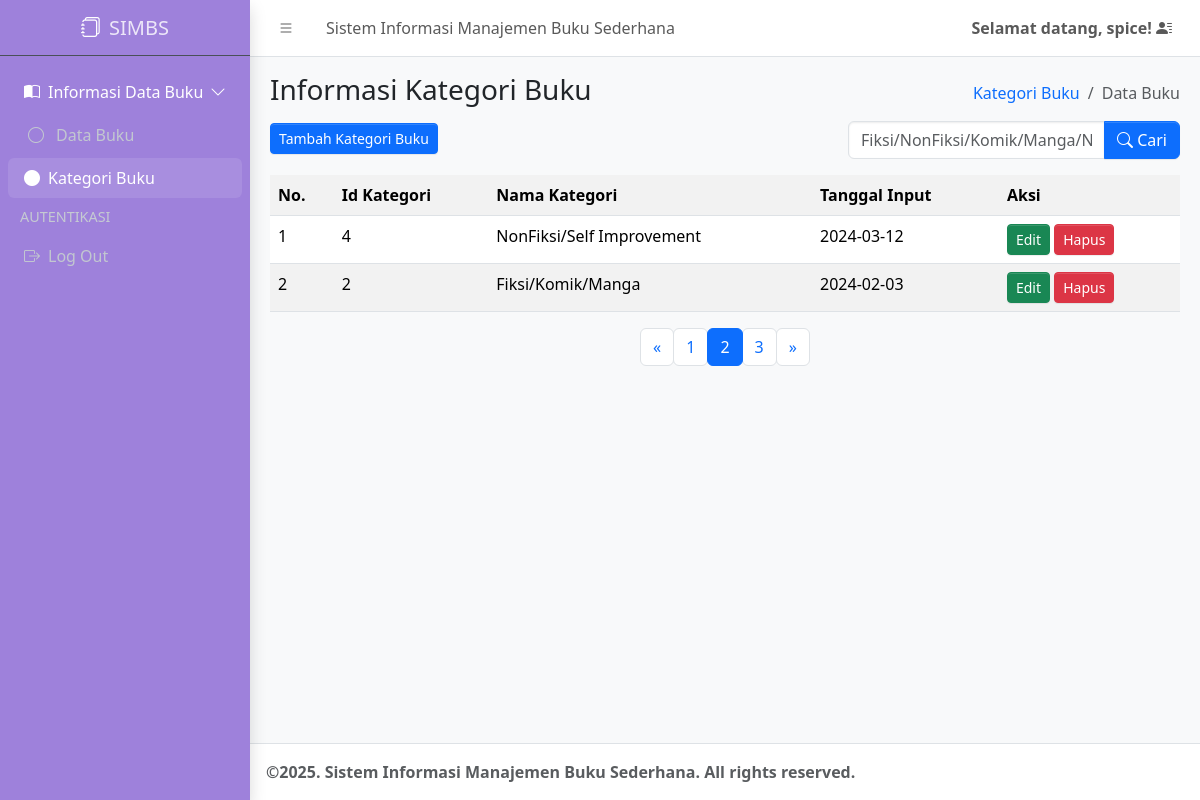
/index2.php?halaman=2 (signed in), run on the app's committed database.
### tables this page shows
CREATE TABLE `kategori` (
  `id_kategori` int(11) NOT NULL,
  `nama_kategori` varchar(100) NOT NULL,
  `tanggal_input` date DEFAULT NULL
);

### function2.php (called while the page is built, shortened)
<?php
$conn = mysqli_connect("localhost", "root", "", "simbs");
function query($query)
{
    global $conn;
    $result = mysqli_query($conn, $query);
    $rows = [];
    while ($row = mysqli_fetch_assoc($result)) {
        $rows[] = $row;
    }
    return $rows;
}

### index2.php (the view, shortened to what this page needs)
<?php
require 'function2.php';
$jumlahDataPerHalaman = 2;
$halamanAktif = isset($_GET['halaman']) ? (int)$_GET['halaman'] : 1;
$dataAwal = ($halamanAktif - 1) * $jumlahDataPerHalaman;
if (isset($_POST['tombol_search'])) {
    $keyword = $_POST['keyword'];
    $kategori = search_data($keyword);
    $totalData = count($kategori);
} else {
    $totalData = count(query("SELECT * FROM kategori"));
    $kategori = query("SELECT * FROM kategori
                       ORDER BY tanggal_input DESC
                       LIMIT $dataAwal, $jumlahDataPerHalaman");
}
$totalHalaman = ceil($totalData / $jumlahDataPerHalaman);
?>
<!doctype html>
<html lang="en">
<head>
    <link
        rel="stylesheet"
        href="https://cdn.jsdelivr.net/npm/@fontsource/source-sans-3@5.0.12/index.css"
        media="print"
        onload="this.media='all'" />
    <link
        rel="stylesheet"
        href="https://cdn.jsdelivr.net/npm/overlayscrollbars@2.11.0/styles/overlayscrollbars.min.css"
 />
    <link
        rel="stylesheet"
        href="https://cdn.jsdelivr.net/npm/bootstrap-icons@1.13.1/font/bootstrap-icons.min.css"
 />
    <link rel="stylesheet" href="dist/css/adminlte.min.css" />
    <link
        rel="stylesheet"
        href="https://cdn.jsdelivr.net/npm/apexcharts@3.37.1/dist/apexcharts.css"
 />
    <link
        rel="stylesheet"
        href="https://cdn.jsdelivr.net/npm/jsvectormap@1.5.3/dist/css/jsvectormap.min.css"
 />
</head>
<body class="layout-fixed sidebar-expand-lg bg-body-tertiary">
    <div class="app-wrapper">
        <nav class="app-header navbar navbar-expand bg-body">
            <div class="container-fluid">
                <ul class="navbar-nav">
                    <li class="nav-item">
                        <a class="nav-link" data-lte-toggle="sidebar" href="#" role="button">
                            <i class="bi bi-list"></i>
                        </a>
                    </li>
                    <li class="nav-item d-none d-md-block">
                        <a href="#" class="nav-link">Sistem Informasi Manajemen Buku Sederhana</a>
                    </li>
                </ul>
                <ul class="navbar-nav ms-auto">
                    <li class="nav-item dropdown user-menu">
                        <a href="#" class="nav-link dropdown-toggle" data-bs-toggle="dropdown">
                            <span class="d-none d-md-inline" style="font-weight: bold;">
                                Selamat datang, <?= $_SESSION["username"]; ?>! <i class="bi bi-person-lines-fill"></i>
                            </span>
                        </a>
                    </li>
                </ul>
            </div>
        </nav>
        <aside class="app-sidebar shadow" data-bs-theme="dark" style="background-color: #9e81dbff;">
            <div class="sidebar-brand">
                <a href="index.php" class="brand-link" style="color: white;">
                    <i class="bi bi-journals"></i>
                    <span class="brand-text fw-light">SIMBS</span>
                </a>
            </div>
            <div class="sidebar-wrapper">
                <nav class="mt-2">
                    <ul
                        class="nav sidebar-menu flex-column"
                        data-lte-toggle="treeview"
                        role="navigation"
                        aria-label="Main navigation"
                        data-accordion="false"
                        id="navigation">
                        <li class="nav-item menu-open">
                            <a href="#" class="nav-link active">
                                <i class="bi bi-book-half"></i>
                                <p>
                                    Informasi Data Buku
                                </p>
                            </a>
                            <ul class="nav nav-treeview">
                                <li class="nav-item">
                                    <a href="./index.php" class="nav-link ">
                                        <i class="nav-icon bi bi-circle"></i>
                                        <p>Data Buku</p>
                                    </a>
                                </li>
                                <li class="nav-item">
                                    <a href="./index2.php" class="nav-link active">
                                        <i class="bi bi-circle-fill"></i>
                                        <p>Kategori Buku</p>
                                    </a>
                                </li>
                            </ul>
                        </li>
                        <li class="nav-header">AUTENTIKASI</li>
                        <li class="nav-item">
                            <a href="logout.php" class="nav-link">
                                <i class="bi bi-box-arrow-right"></i>
                                <p>Log Out</p>
                            </a>
                        </li>
                    </ul>
                </nav>
            </div>
        </aside>
        <main class="app-main">
            <div class="app-content-header">
                <div class="container-fluid">
                    <div class="row">
                        <div class="col-sm-6">
                            <h3 class="mb-3">Informasi Kategori Buku</h3>
                            <a href="tambah_data2.php">
                                <button class="btn-sm btn btn-primary ">Tambah Kategori Buku</button>
                            </a>
                        </div>
                        <div class="col-sm-6 d-flex flex-column align-items-end">
                            <ol class="breadcrumb">
                                <li class="breadcrumb-item"><a href="#">Kategori Buku</a></li>
                                <li class="breadcrumb-item active" aria-current="page">Data Buku</li>
                            </ol>
                            <form class="mt-2" method="POST">
                                <div class="input-group">
                                    <input
                                        type="text"
                                        class="form-control"
                                        name="keyword"
                                        placeholder="Fiksi/NonFiksi/Komik/Manga/Novel/Autobiografi/Self Improvement">
                                    <button class="btn btn-primary" type="submit" name="tombol_search">
                                        <i class="bi bi-search"></i> Cari
                                    </button>
                                </div>
                            </form>
                        </div>
                    </div>
                </div>
            </div>
            <div class="app-content">
                <div class="container-fluid">
                    <div class="row">
                        <div class="col">
                            <table class="table table-striped table-hover">
                                <tr>
                                    <th>No.</th>
                                    <th>Id Kategori</th>
                                    <th>Nama Kategori</th>
                                    <th>Tanggal Input</th>
                                    <th>Aksi</th>
                                    <?php $no = 1; ?>
                                    <?php foreach ($kategori as $data): ?>
                                <tr>
                                    <td><?= $no ?></td>
                                    <td><?= ($data['id_kategori']) ?></td>
                                    <td><?= ($data['nama_kategori']) ?></td>
                                    <td><?= ($data['tanggal_input']) ?></td>
                                    <td>
                                        <a href="ubah_data2.php?id_kategori=<?= ($data['id_kategori']) ?>" class="btn btn-sm btn-success">Edit</a>
                                        <a href="hapus_data2.php?id=<?= $data['id_kategori']; ?>" class="btn btn-sm btn-danger">Hapus</a>
                                    </td>
                                </tr>
                                <?php $no++; ?>
                            <?php endforeach; ?>
                            </table>
                            <nav aria-label="Page navigation example" class="d-flex justify-content-center mt-3">
                                <ul class="pagination">
                                    <?php if ($halamanAktif > 1): ?>
                                        <li class="page-item">
                                            <a class="page-link" href="?halaman=<?= $halamanAktif - 1; ?>" aria-label="Previous">
                                                <span aria-hidden="true">&laquo;</span>
                                            </a>
                                        </li>
                                    <?php endif; ?>
                                    <?php for ($i = 1; $i <= $totalHalaman; $i++): ?>
                                        <li class="page-item <?= ($i == $halamanAktif) ? 'active' : ''; ?>">
                                            <a class="page-link" href="?halaman=<?= $i; ?>"><?= $i; ?></a>
                                        </li>
                                    <?php endfor; ?>
                                    <?php if ($halamanAktif < $totalHalaman): ?>
                                        <li class="page-item">
                                            <a class="page-link" href="?halaman=<?= $halamanAktif + 1; ?>" aria-label="Next">
                                                <span aria-hidden="true">&raquo;</span>
                                            </a>
                                        </li>
                                    <?php endif; ?>
                                </ul>
                            </nav>
                        </div>
                    </div>
                </div>
            </div>
        </main>
        <footer class="app-footer">
            <strong>
                &copy;2025. Sistem Informasi Manajemen Buku Sederhana. All rights reserved.&nbsp;
            </strong>
        </footer>
    </div>
</body>
</html>

### data on the page
kategori: id_kategori "4", nama_kategori "NonFiksi/Self Improvement", tanggal_input "2024-03-12"
kategori: id_kategori "2", nama_kategori "Fiksi/Komik/Manga", tanggal_input "2024-02-03"

### other printed values
$_SESSION["username"] "spice"
